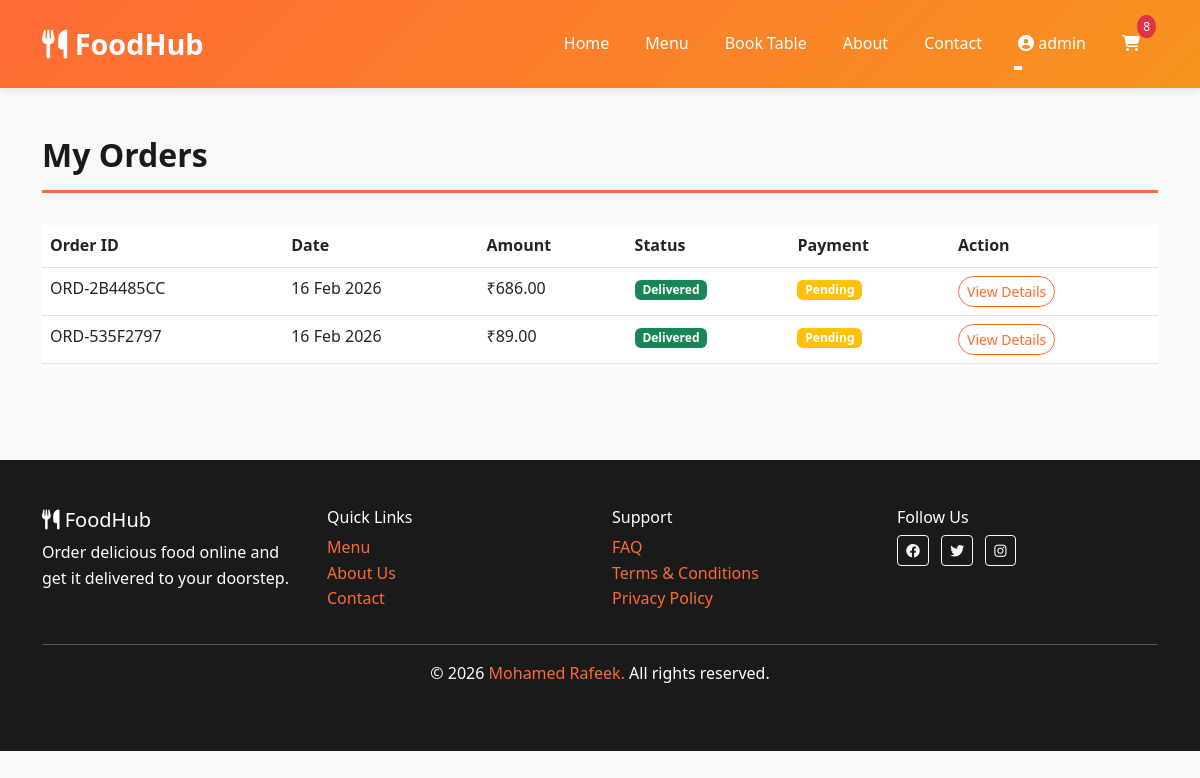
Screenshot of /orders/ (signed in) with the database file from the repository.
### cart/models.py (models this page shows, shortened)
class Cart(models.Model):
    user = models.OneToOneField(User, on_delete=models.CASCADE, related_name='cart')
    created_at = models.DateTimeField(auto_now_add=True)
    updated_at = models.DateTimeField(auto_now=True)
    def get_item_count(self):
        return sum(item.quantity for item in self.items.all())

class CartItem(models.Model):
    cart = models.ForeignKey(Cart, on_delete=models.CASCADE, related_name='items')
    food_item = models.ForeignKey(FoodItem, on_delete=models.CASCADE)
    quantity = models.PositiveIntegerField(default=1)
    added_at = models.DateTimeField(auto_now_add=True)

### orders/models.py (models this page shows, shortened)
class Order(models.Model):
    STATUS_CHOICES = [
        ('pending', 'Pending'),
        ('confirmed', 'Confirmed'),
        ('preparing', 'Preparing'),
        ('ready', 'Ready for Pickup'),
        ('delivered', 'Delivered'),
        ('cancelled', 'Cancelled'),
    ]
    PAYMENT_METHOD_CHOICES = [
        ('razorpay', 'Razorpay (UPI/Card)'),
        ('cash', 'Cash on Delivery'),
    ]
    user = models.ForeignKey(User, on_delete=models.CASCADE, related_name='orders')
    order_number = models.CharField(max_length=20, unique=True)
    total_price = models.DecimalField(max_digits=10, decimal_places=2)
    payment_status = models.CharField(max_length=20, choices=[
        ('pending', 'Pending'),
        ('completed', 'Completed'),
        ('failed', 'Failed'),
    ], default='pending')
    payment_method = models.CharField(max_length=20, choices=PAYMENT_METHOD_CHOICES, default='razorpay')
    status = models.CharField(max_length=20, choices=STATUS_CHOICES, default='pending')
    delivery_address = models.TextField()
    phone = models.CharField(max_length=15)
    special_instructions = models.TextField(blank=True)
    created_at = models.DateTimeField(auto_now_add=True)
    updated_at = models.DateTimeField(auto_now=True)
    estimated_delivery = models.DateTimeField(null=True, blank=True)
    class Meta:
        ordering = ['-created_at']

### orders/views.py (the view)
# urls.py: path('', views.my_orders, name='my_orders'),
@login_required(login_url='login')
def my_orders(request):
    user_orders = Order.objects.filter(user=request.user)
    context = {
        'orders': user_orders,
    }
    return render(request, 'my_orders.html', context)

### Template/my_orders.html (shortened to what this page needs)
{% extends 'base.html' %}
{% block content %}
<div class="container">
    <h2 class="page-title">My Orders</h2>
    {% if orders %}
        <div class="table-responsive">
            <table class="table table-hover">
                <thead>
                    <tr>
                        <th>Order ID</th>
                        <th>Date</th>
                        <th>Amount</th>
                        <th>Status</th>
                        <th>Payment</th>
                        <th>Action</th>
                    </tr>
                </thead>
                <tbody>
                    {% for order in orders %}
                        <tr>
                            <td>{{ order.order_number }}</td>
                            <td>{{ order.created_at|date:"d M Y" }}</td>
                            <td>₹{{ order.total_price }}</td>
                            <td>
                                <span class="badge bg-{% if order.status == 'delivered' %}success{% elif order.status == 'cancelled' %}danger{% elif order.status == 'preparing' %}warning{% else %}info{% endif %}">
                                    {{ order.get_status_display }}
                                </span>
                            </td>
                            <td>
                                <span class="badge bg-{% if order.payment_status == 'completed' %}success{% elif order.payment_status == 'failed' %}danger{% else %}warning{% endif %}">
                                    {{ order.payment_status|title }}
                                </span>
                            </td>
                            <td>
                                <a href="{% url 'order_detail' order.order_number %}" class="btn btn-sm btn-outline-primary">
                                    View Details
                                </a>
                            </td>
                        </tr>
                    {% endfor %}
                </tbody>
            </table>
        </div>
    {% else %}
        <div class="alert alert-info" role="alert">
            <h5>No Orders Yet</h5>
            <p>You haven't placed any orders yet. <a href="{% url 'menu' %}">Browse our menu</a> to get started!</p>
        </div>
    {% endif %}
</div>
{% endblock %}

### Template/base.html (shortened to what this page needs)
<!DOCTYPE html>
<html lang="en">
<head>
    {% load static %}
    <link href="https://cdnjs.cloudflare.com/ajax/libs/bootstrap/5.3.0/css/bootstrap.min.css" rel="stylesheet">
    <link href="https://cdnjs.cloudflare.com/ajax/libs/font-awesome/6.4.0/css/all.min.css" rel="stylesheet">
</head>
<body>
    <nav class="navbar navbar-expand-lg navbar-dark sticky-top">
        <div class="container">
            <a class="navbar-brand" href="{% url 'home' %}">
                <i class="fas fa-utensils"></i> FoodHub
            </a>
            <div class="collapse navbar-collapse" id="navbarNav">
                <ul class="navbar-nav ms-auto">
                    <li class="nav-item">
                        <a class="nav-link" href="{% url 'home' %}">Home</a>
                    </li>
                    <li class="nav-item">
                        <a class="nav-link" href="{% url 'menu' %}">Menu</a>
                    </li>
                    <li class="nav-item">
                        <a class="nav-link" href="{% url 'book_table' %}">Book Table</a>
                    </li>
                    <li class="nav-item">
                        <a class="nav-link" href="{% url 'about' %}">About</a>
                    </li>
                    <li class="nav-item">
                        <a class="nav-link" href="{% url 'contact' %}">Contact</a>
                    </li>
                    {% if user.is_authenticated %}
                        <li class="nav-item dropdown">
                            <a class="nav-link dropdown-toggle" href="#" id="userDropdown" role="button" data-bs-toggle="dropdown">
                                <i class="fas fa-user-circle"></i> {{ user.username }}
                            </a>
                        </li>
                    {% endif %}
                    <li class="nav-item">
                        <a class="nav-link position-relative" href="{% url 'view_cart' %}">
                            <i class="fas fa-shopping-cart"></i>
                            {% if user.is_authenticated %}
                                {% if user.cart.get_item_count > 0 %}
                                    <span class="cart-badge">{{ user.cart.get_item_count }}</span>
                                {% endif %}
                            {% endif %}
                        </a>
                    </li>
                </ul>
            </div>
        </div>
    </nav>
    <main class="container-custom">
        {% block content %}{% endblock %}
    </main>
    <footer>
        <div class="container">
            <div class="row">
                <div class="col-md-3">
                    <h5><i class="fas fa-utensils"></i> FoodHub</h5>
                    <p>Order delicious food online and get it delivered to your doorstep.</p>
                </div>
                <div class="col-md-3">
                    <h6>Quick Links</h6>
                    <ul class="list-unstyled">
                        <li><a href="{% url 'menu' %}">Menu</a></li>
                        <li><a href="{% url 'about' %}">About Us</a></li>
                        <li><a href="{% url 'contact' %}">Contact</a></li>
                    </ul>
                </div>
                <div class="col-md-3">
                    <h6>Support</h6>
                    <ul class="list-unstyled">
                        <li><a href="#">FAQ</a></li>
                        <li><a href="#">Terms & Conditions</a></li>
                        <li><a href="#">Privacy Policy</a></li>
                    </ul>
                </div>
                <div class="col-md-3">
                    <h6>Follow Us</h6>
                    <a href="#" class="btn btn-sm btn-outline-light me-2">
                        <i class="fab fa-facebook"></i>
                    </a>
                    <a href="#" class="btn btn-sm btn-outline-light me-2">
                        <i class="fab fa-twitter"></i>
                    </a>
                    <a href="#" class="btn btn-sm btn-outline-light me-2">
                        <i class="fab fa-instagram"></i>
                    </a>
                </div>
            </div>
            <hr>
            <div class="text-center">
                <p>&copy; 2026 <a href="https://portfolio-react-mr.netlify.app/" target="_blank">Mohamed Rafeek.</a> All rights reserved.</p>
            </div>
        </div>
    </footer>
</body>
</html>

### Template/base.html (style rules this page uses)
* { margin: 0; padding: 0; box-sizing: border-box; }
:root { --primary-color: #ff6b35; --secondary-color: #f7931e; --dark-color: #1a1a1a; --light-color: #f4f4f4; --success-color: #28a745; --danger-color: #dc3545; }
body { font-family: 'Segoe UI', Tahoma, Geneva, Verdana, sans-serif; background-color: #f8f9fa; line-height: 1.6; }
.navbar { background: linear-gradient(135deg, var(--primary-color) 0%, var(--secondary-color) 100%); box-shadow: 0 2px 10px rgba(0,0,0,0.1); padding: 1rem 0; }
.navbar-brand { font-size: 1.8rem; font-weight: bold; color: white !important; }
.nav-link { color: white !important; margin: 0 10px; transition: all 0.3s ease; position: relative; }
.nav-link::after { content: ''; position: absolute; bottom: -5px; left: 0; width: 0; height: 2px; background-color: white; transition: width 0.3s ease; }
.cart-badge { background-color: var(--danger-color); color: white; padding: 2px 6px; border-radius: 50%; font-size: 0.75rem; position: absolute; top: -8px; right: -8px; }
footer { background-color: var(--dark-color); color: white; padding: 3rem 0; margin-top: 3rem; }
footer a { color: var(--primary-color); text-decoration: none; }
.btn-outline-primary { color: var(--primary-color); border-color: var(--primary-color); border-radius: 25px; }
.container-custom { padding: 2rem 0; }
.page-title { color: var(--dark-color); font-weight: bold; margin-bottom: 2rem; padding: 1rem 0; border-bottom: 3px solid var(--primary-color); }

### rows the page displays
Order: order_number "ORD-2B4485CC", created_at "16 Feb 2026", total_price "686.00", status "Delivered", payment_status "Pending"
Order: order_number "ORD-535F2797", created_at "16 Feb 2026", total_price "89.00", status "Delivered", payment_status "Pending"

### other values shown
{{ user.username }} "admin"
{{ user.cart.get_item_count }} "8"
